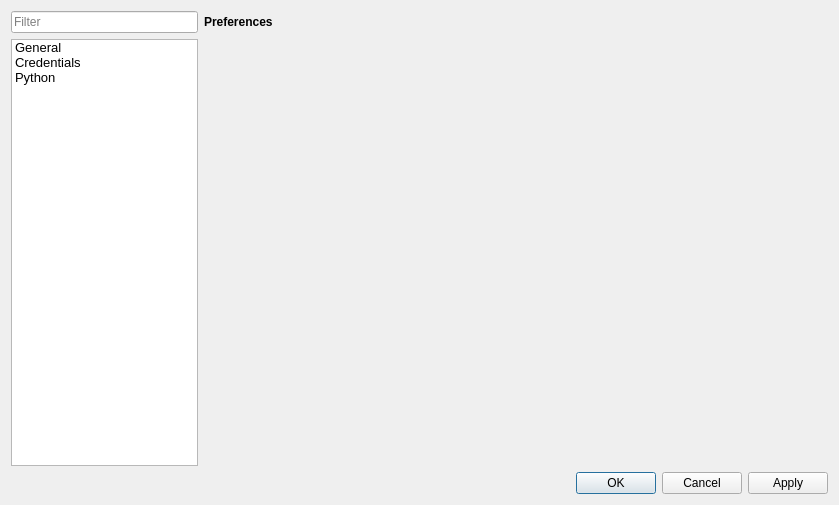
<?xml version="1.0" encoding="UTF-8"?>
<ui version="4.0">
 <class>Preferences</class>
 <widget class="QDialog" name="Preferences">
  <property name="geometry">
   <rect>
    <x>0</x>
    <y>0</y>
    <width>839</width>
    <height>505</height>
   </rect>
  </property>
  <property name="windowTitle">
   <string>Preferences</string>
  </property>
  <layout class="QGridLayout" name="gridLayout_2">
   <item row="1" column="0">
    <widget class="QDialogButtonBox" name="buttonBox">
     <property name="orientation">
      <enum>Qt::Horizontal</enum>
     </property>
     <property name="standardButtons">
      <set>QDialogButtonBox::Apply|QDialogButtonBox::Cancel|QDialogButtonBox::Ok</set>
     </property>
    </widget>
   </item>
   <item row="0" column="0">
    <layout class="QGridLayout" name="gridLayout">
     <item row="1" column="1">
      <widget class="QStackedWidget" name="stackedWidget">
       <property name="sizePolicy">
        <sizepolicy hsizetype="Preferred" vsizetype="Preferred">
         <horstretch>10</horstretch>
         <verstretch>0</verstretch>
        </sizepolicy>
       </property>
       <property name="currentIndex">
        <number>2</number>
       </property>
       <widget class="QWidget" name="pageGeneral">
        <layout class="QGridLayout" name="gridLayout_5">
         <property name="leftMargin">
          <number>0</number>
         </property>
         <property name="topMargin">
          <number>0</number>
         </property>
         <property name="rightMargin">
          <number>0</number>
         </property>
         <property name="bottomMargin">
          <number>0</number>
         </property>
         <property name="horizontalSpacing">
          <number>6</number>
         </property>
         <item row="0" column="0">
          <widget class="QTabWidget" name="tabWidgetGeneral">
           <property name="autoFillBackground">
            <bool>false</bool>
           </property>
           <property name="currentIndex">
            <number>0</number>
           </property>
           <widget class="QWidget" name="tabGeneral">
            <attribute name="title">
             <string>General</string>
            </attribute>
           </widget>
           <widget class="QWidget" name="tabSystem">
            <attribute name="title">
             <string>System</string>
            </attribute>
           </widget>
          </widget>
         </item>
        </layout>
       </widget>
       <widget class="QWidget" name="pagePython">
        <layout class="QGridLayout" name="gridLayout_3">
         <property name="leftMargin">
          <number>0</number>
         </property>
         <property name="topMargin">
          <number>0</number>
         </property>
         <property name="rightMargin">
          <number>0</number>
         </property>
         <property name="bottomMargin">
          <number>0</number>
         </property>
         <item row="0" column="0">
          <widget class="QTabWidget" name="tabWidgetPython">
           <property name="sizePolicy">
            <sizepolicy hsizetype="Expanding" vsizetype="Expanding">
             <horstretch>3</horstretch>
             <verstretch>0</verstretch>
            </sizepolicy>
           </property>
           <property name="currentIndex">
            <number>0</number>
           </property>
           <property name="documentMode">
            <bool>false</bool>
           </property>
           <property name="tabBarAutoHide">
            <bool>true</bool>
           </property>
           <widget class="QWidget" name="tabPythonInterpreters">
            <attribute name="title">
             <string>Interpreters</string>
            </attribute>
            <layout class="QGridLayout" name="gridLayout_4">
             <item row="0" column="0">
              <layout class="QGridLayout" name="interpretersGridLayout">
               <item row="0" column="1">
                <layout class="QVBoxLayout" name="verticalLayout">
                 <property name="spacing">
                  <number>6</number>
                 </property>
                 <property name="sizeConstraint">
                  <enum>QLayout::SetDefaultConstraint</enum>
                 </property>
                 <item>
                  <widget class="QPushButton" name="addInterpreterPushButton">
                   <property name="text">
                    <string>New</string>
                   </property>
                  </widget>
                 </item>
                 <item>
                  <widget class="QPushButton" name="removeInterpreterPushButton">
                   <property name="text">
                    <string>Remove</string>
                   </property>
                  </widget>
                 </item>
                 <item>
                  <widget class="QPushButton" name="setDefaultInterpreterPushButton">
                   <property name="text">
                    <string>Set default</string>
                   </property>
                  </widget>
                 </item>
                </layout>
               </item>
               <item row="0" column="0">
                <widget class="QListWidget" name="interpretersListWidget"/>
               </item>
               <item row="1" column="0">
                <layout class="QGridLayout" name="interpreterParamsGridLayout">
                 <item row="1" column="1">
                  <widget class="QLineEdit" name="executablePathLineEdit">
                   <property name="placeholderText">
                    <string>Enter the path to Python executable...</string>
                   </property>
                  </widget>
                 </item>
                 <item row="0" column="0">
                  <widget class="QLabel" name="interpreterNameLabel">
                   <property name="text">
                    <string>Interpreter name</string>
                   </property>
                  </widget>
                 </item>
                 <item row="1" column="0">
                  <widget class="QLabel" name="executablePathLabel">
                   <property name="text">
                    <string>Executable path</string>
                   </property>
                  </widget>
                 </item>
                 <item row="1" column="2">
                  <widget class="QToolButton" name="toolButton">
                   <property name="text">
                    <string>...</string>
                   </property>
                  </widget>
                 </item>
                 <item row="0" column="1" colspan="2">
                  <widget class="QLineEdit" name="interpreterNameLineEdit">
                   <property name="placeholderText">
                    <string>Enter a nickname for this Python interpreter...</string>
                   </property>
                  </widget>
                 </item>
                </layout>
               </item>
              </layout>
             </item>
            </layout>
           </widget>
          </widget>
         </item>
        </layout>
       </widget>
       <widget class="QWidget" name="pageCredentials">
        <layout class="QGridLayout" name="gridLayout_6">
         <property name="leftMargin">
          <number>0</number>
         </property>
         <property name="topMargin">
          <number>0</number>
         </property>
         <property name="rightMargin">
          <number>0</number>
         </property>
         <property name="bottomMargin">
          <number>0</number>
         </property>
        </layout>
       </widget>
      </widget>
     </item>
     <item row="0" column="1">
      <widget class="QLabel" name="label">
       <property name="styleSheet">
        <string notr="true">font-weight: bold</string>
       </property>
       <property name="text">
        <string>Preferences</string>
       </property>
       <property name="textFormat">
        <enum>Qt::AutoText</enum>
       </property>
       <property name="scaledContents">
        <bool>false</bool>
       </property>
      </widget>
     </item>
     <item row="0" column="0">
      <widget class="QLineEdit" name="lineEdit">
       <property name="placeholderText">
        <string>Filter</string>
       </property>
       <property name="clearButtonEnabled">
        <bool>true</bool>
       </property>
      </widget>
     </item>
     <item row="1" column="0">
      <widget class="QListWidget" name="listWidget">
       <property name="sizePolicy">
        <sizepolicy hsizetype="Expanding" vsizetype="Expanding">
         <horstretch>3</horstretch>
         <verstretch>0</verstretch>
        </sizepolicy>
       </property>
       <property name="font">
        <font>
         <pointsize>7</pointsize>
        </font>
       </property>
       <item>
        <property name="text">
         <string>General</string>
        </property>
        <property name="font">
         <font>
          <pointsize>10</pointsize>
         </font>
        </property>
       </item>
       <item>
        <property name="text">
         <string>Credentials</string>
        </property>
        <property name="font">
         <font>
          <pointsize>10</pointsize>
         </font>
        </property>
       </item>
       <item>
        <property name="text">
         <string>Python</string>
        </property>
        <property name="font">
         <font>
          <pointsize>10</pointsize>
         </font>
        </property>
       </item>
      </widget>
     </item>
    </layout>
   </item>
  </layout>
 </widget>
 <resources/>
 <connections>
  <connection>
   <sender>buttonBox</sender>
   <signal>accepted()</signal>
   <receiver>Preferences</receiver>
   <slot>accept()</slot>
   <hints>
    <hint type="sourcelabel">
     <x>248</x>
     <y>254</y>
    </hint>
    <hint type="destinationlabel">
     <x>157</x>
     <y>274</y>
    </hint>
   </hints>
  </connection>
  <connection>
   <sender>buttonBox</sender>
   <signal>rejected()</signal>
   <receiver>Preferences</receiver>
   <slot>reject()</slot>
   <hints>
    <hint type="sourcelabel">
     <x>316</x>
     <y>260</y>
    </hint>
    <hint type="destinationlabel">
     <x>286</x>
     <y>274</y>
    </hint>
   </hints>
  </connection>
 </connections>
</ui>
